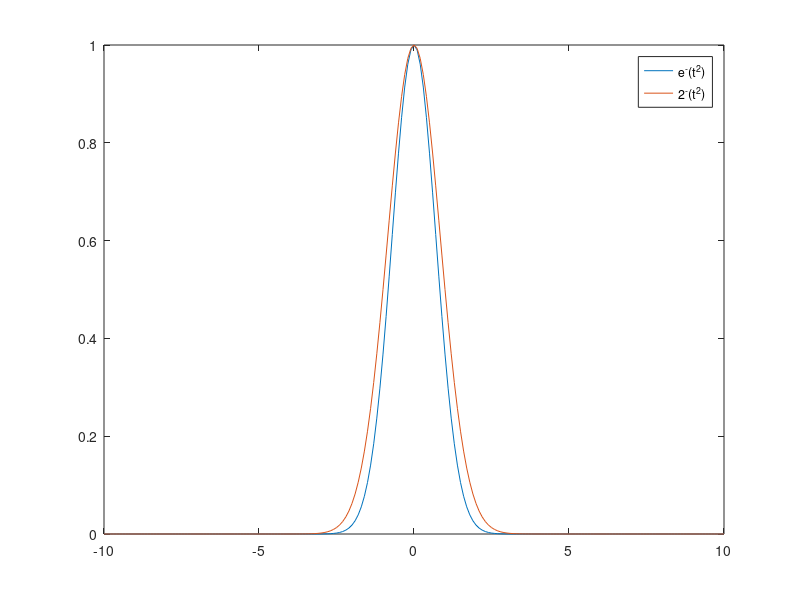

Recreate this plot in MATLAB.
%test plot of e^-(th/b)^2
t=-10:0.1:10;
f=exp(-t.*t);
f2=2.^(-t.*t);
plot(t,f,t,f2);

legend ('e^-(t^2)' ,'2^-(t^2)');